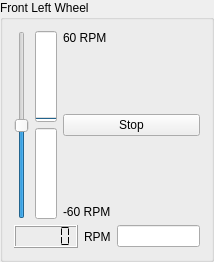
        <widget class="QGroupBox" name="groupBox_3">
         <property name="geometry">
          <rect>
           <x>9</x>
           <y>9</y>
           <width>214</width>
           <height>159</height>
          </rect>
         </property>
         <property name="sizePolicy">
          <sizepolicy hsizetype="Preferred" vsizetype="Preferred">
           <horstretch>1</horstretch>
           <verstretch>1</verstretch>
          </sizepolicy>
         </property>
         <property name="focusPolicy">
          <enum>Qt::NoFocus</enum>
         </property>
         <property name="title">
          <string>Front Left Wheel</string>
         </property>
         <layout class="QVBoxLayout" name="verticalLayout_22">
          <item>
           <layout class="QHBoxLayout" name="horizontalLayout_2">
            <item>
             <widget class="QSlider" name="slider_FrontLeftWheel">
              <property name="focusPolicy">
               <enum>Qt::NoFocus</enum>
              </property>
              <property name="minimum">
               <number>-100</number>
              </property>
              <property name="maximum">
               <number>100</number>
              </property>
              <property name="value">
               <number>0</number>
              </property>
              <property name="orientation">
               <enum>Qt::Vertical</enum>
              </property>
             </widget>
            </item>
            <item>
             <layout class="QVBoxLayout" name="verticalLayout_3">
              <item>
               <widget class="QProgressBar" name="progressBar_FrontLeftWheelForwards">
                <property name="focusPolicy">
                 <enum>Qt::NoFocus</enum>
                </property>
                <property name="layoutDirection">
                 <enum>Qt::LeftToRight</enum>
                </property>
                <property name="value">
                 <number>0</number>
                </property>
                <property name="textVisible">
                 <bool>true</bool>
                </property>
                <property name="orientation">
                 <enum>Qt::Vertical</enum>
                </property>
                <property name="textDirection">
                 <enum>QProgressBar::TopToBottom</enum>
                </property>
               </widget>
              </item>
              <item>
               <widget class="QProgressBar" name="progressBar_FrontLeftWheelBackwards">
                <property name="focusPolicy">
                 <enum>Qt::NoFocus</enum>
                </property>
                <property name="layoutDirection">
                 <enum>Qt::LeftToRight</enum>
                </property>
                <property name="value">
                 <number>0</number>
                </property>
                <property name="orientation">
                 <enum>Qt::Vertical</enum>
                </property>
                <property name="invertedAppearance">
                 <bool>true</bool>
                </property>
               </widget>
              </item>
             </layout>
            </item>
            <item>
             <layout class="QVBoxLayout" name="verticalLayout_2">
              <item>
               <widget class="QLabel" name="label_8">
                <property name="focusPolicy">
                 <enum>Qt::NoFocus</enum>
                </property>
                <property name="text">
                 <string>60 RPM</string>
                </property>
               </widget>
              </item>
              <item>
               <spacer name="verticalSpacer_2">
                <property name="focusPolicy">
                 <enum>Qt::NoFocus</enum>
                </property>
                <property name="orientation">
                 <enum>Qt::Vertical</enum>
                </property>
                <property name="sizeHint" stdset="0">
                 <size>
                  <width>20</width>
                  <height>40</height>
                 </size>
                </property>
               </spacer>
              </item>
              <item>
               <widget class="QPushButton" name="pushButton_FrontLeftWheelStop">
                <property name="focusPolicy">
                 <enum>Qt::NoFocus</enum>
                </property>
                <property name="text">
                 <string>Stop</string>
                </property>
               </widget>
              </item>
              <item>
               <spacer name="verticalSpacer">
                <property name="focusPolicy">
                 <enum>Qt::NoFocus</enum>
                </property>
                <property name="orientation">
                 <enum>Qt::Vertical</enum>
                </property>
                <property name="sizeHint" stdset="0">
                 <size>
                  <width>20</width>
                  <height>40</height>
                 </size>
                </property>
               </spacer>
              </item>
              <item>
               <widget class="QLabel" name="label_9">
                <property name="focusPolicy">
                 <enum>Qt::NoFocus</enum>
                </property>
                <property name="text">
                 <string>-60 RPM</string>
                </property>
               </widget>
              </item>
             </layout>
            </item>
           </layout>
          </item>
          <item>
           <layout class="QHBoxLayout" name="horizontalLayout_15">
            <item>
             <widget class="QLCDNumber" name="lcdNumber_FrontLeftWheel">
              <property name="focusPolicy">
               <enum>Qt::NoFocus</enum>
              </property>
              <property name="smallDecimalPoint">
               <bool>false</bool>
              </property>
              <property name="segmentStyle">
               <enum>QLCDNumber::Flat</enum>
              </property>
              <property name="value" stdset="0">
               <double>0.000000000000000</double>
              </property>
             </widget>
            </item>
            <item>
             <widget class="QLabel" name="label_20">
              <property name="focusPolicy">
               <enum>Qt::NoFocus</enum>
              </property>
              <property name="text">
               <string>RPM</string>
              </property>
             </widget>
            </item>
            <item>
             <widget class="IntEdit" name="lineEdit_FrontLeftWheel">
              <property name="focusPolicy">
               <enum>Qt::ClickFocus</enum>
              </property>
              <property name="clearButtonEnabled">
               <bool>false</bool>
              </property>
             </widget>
            </item>
           </layout>
          </item>
         </layout>
        </widget>
